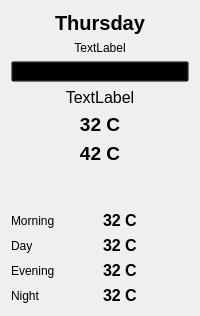
               <widget class="QFrame" name="frame_2">
                <property name="frameShape">
                 <enum>QFrame::NoFrame</enum>
                </property>
                <property name="frameShadow">
                 <enum>QFrame::Sunken</enum>
                </property>
                <layout class="QVBoxLayout" name="verticalLayout_50">
                 <item>
                  <layout class="QVBoxLayout" name="verticalLayout_51">
                   <item>
                    <layout class="QVBoxLayout" name="verticalLayout_52">
                     <item>
                      <widget class="QLabel" name="label_5day_day1">
                       <property name="font">
                        <font>
                         <family>Helvetica</family>
                         <pointsize>15</pointsize>
                         <weight>75</weight>
                         <bold>true</bold>
                        </font>
                       </property>
                       <property name="toolTip">
                        <string>Day of the week</string>
                       </property>
                       <property name="text">
                        <string>Thursday</string>
                       </property>
                       <property name="alignment">
                        <set>Qt::AlignCenter</set>
                       </property>
                      </widget>
                     </item>
                     <item>
                      <widget class="QLabel" name="label_5day_day1_date">
                       <property name="toolTip">
                        <string>Date (dd/mm/yyyy)</string>
                       </property>
                       <property name="text">
                        <string>TextLabel</string>
                       </property>
                       <property name="alignment">
                        <set>Qt::AlignCenter</set>
                       </property>
                      </widget>
                     </item>
                     <item>
                      <widget class="QToolButton" name="toolButton_5day_day1_pic">
                       <property name="sizePolicy">
                        <sizepolicy hsizetype="Expanding" vsizetype="Expanding">
                         <horstretch>0</horstretch>
                         <verstretch>0</verstretch>
                        </sizepolicy>
                       </property>
                       <property name="styleSheet">
                        <string notr="true">QToolButton{
background:transparent;
}</string>
                       </property>
                       <property name="text">
                        <string>...</string>
                       </property>
                       <property name="icon">
                        <iconset resource="resources.qrc">
                         <normaloff>:/icons/01d.png</normaloff>:/icons/01d.png</iconset>
                       </property>
                       <property name="iconSize">
                        <size>
                         <width>80</width>
                         <height>80</height>
                        </size>
                       </property>
                      </widget>
                     </item>
                     <item>
                      <widget class="QLabel" name="label_5day_day1_desc">
                       <property name="font">
                        <font>
                         <family>Helvetica</family>
                         <pointsize>12</pointsize>
                        </font>
                       </property>
                       <property name="whatsThis">
                        <string>Weather summary</string>
                       </property>
                       <property name="text">
                        <string>TextLabel</string>
                       </property>
                       <property name="alignment">
                        <set>Qt::AlignCenter</set>
                       </property>
                       <property name="wordWrap">
                        <bool>true</bool>
                       </property>
                      </widget>
                     </item>
                     <item>
                      <layout class="QHBoxLayout" name="horizontalLayout_72">
                       <item>
                        <layout class="QVBoxLayout" name="verticalLayout_53">
                         <item>
                          <widget class="QLabel" name="label_5day_day1_min">
                           <property name="font">
                            <font>
                             <family>Helvetica</family>
                             <pointsize>14</pointsize>
                             <weight>75</weight>
                             <bold>true</bold>
                            </font>
                           </property>
                           <property name="toolTip">
                            <string>Minimum temperature</string>
                           </property>
                           <property name="text">
                            <string>32 C</string>
                           </property>
                           <property name="alignment">
                            <set>Qt::AlignCenter</set>
                           </property>
                          </widget>
                         </item>
                         <item>
                          <widget class="QLabel" name="label_5day_day1_max">
                           <property name="font">
                            <font>
                             <family>Helvetica</family>
                             <pointsize>14</pointsize>
                             <weight>75</weight>
                             <bold>true</bold>
                            </font>
                           </property>
                           <property name="toolTip">
                            <string>Maximum temperature</string>
                           </property>
                           <property name="text">
                            <string>42 C</string>
                           </property>
                           <property name="alignment">
                            <set>Qt::AlignCenter</set>
                           </property>
                          </widget>
                         </item>
                        </layout>
                       </item>
                      </layout>
                     </item>
                    </layout>
                   </item>
                   <item>
                    <spacer name="verticalSpacer_4">
                     <property name="orientation">
                      <enum>Qt::Vertical</enum>
                     </property>
                     <property name="sizeHint" stdset="0">
                      <size>
                       <width>20</width>
                       <height>40</height>
                      </size>
                     </property>
                    </spacer>
                   </item>
                   <item>
                    <layout class="QVBoxLayout" name="verticalLayout_54">
                     <item>
                      <layout class="QHBoxLayout" name="horizontalLayout_73">
                       <item>
                        <widget class="QLabel" name="label_148">
                         <property name="text">
                          <string>Morning</string>
                         </property>
                        </widget>
                       </item>
                       <item>
                        <widget class="QLabel" name="label_5day_day1_morn">
                         <property name="font">
                          <font>
                           <family>Helvetica</family>
                           <pointsize>12</pointsize>
                           <weight>75</weight>
                           <bold>true</bold>
                          </font>
                         </property>
                         <property name="text">
                          <string>32 C</string>
                         </property>
                        </widget>
                       </item>
                      </layout>
                     </item>
                     <item>
                      <layout class="QHBoxLayout" name="horizontalLayout_74">
                       <item>
                        <widget class="QLabel" name="label_150">
                         <property name="text">
                          <string>Day</string>
                         </property>
                        </widget>
                       </item>
                       <item>
                        <widget class="QLabel" name="label_5day_day1_day">
                         <property name="font">
                          <font>
                           <family>Helvetica</family>
                           <pointsize>12</pointsize>
                           <weight>75</weight>
                           <bold>true</bold>
                          </font>
                         </property>
                         <property name="text">
                          <string>32 C</string>
                         </property>
                        </widget>
                       </item>
                      </layout>
                     </item>
                     <item>
                      <layout class="QHBoxLayout" name="horizontalLayout_75">
                       <item>
                        <widget class="QLabel" name="label_152">
                         <property name="text">
                          <string>Evening</string>
                         </property>
                        </widget>
                       </item>
                       <item>
                        <widget class="QLabel" name="label_5day_day1_even">
                         <property name="font">
                          <font>
                           <family>Helvetica</family>
                           <pointsize>12</pointsize>
                           <weight>75</weight>
                           <bold>true</bold>
                          </font>
                         </property>
                         <property name="text">
                          <string>32 C</string>
                         </property>
                        </widget>
                       </item>
                      </layout>
                     </item>
                     <item>
                      <layout class="QHBoxLayout" name="horizontalLayout_76">
                       <item>
                        <widget class="QLabel" name="label_154">
                         <property name="text">
                          <string>Night</string>
                         </property>
                        </widget>
                       </item>
                       <item>
                        <widget class="QLabel" name="label_5day_day1_night">
                         <property name="font">
                          <font>
                           <family>Helvetica</family>
                           <pointsize>12</pointsize>
                           <weight>75</weight>
                           <bold>true</bold>
                          </font>
                         </property>
                         <property name="text">
                          <string>32 C</string>
                         </property>
                        </widget>
                       </item>
                      </layout>
                     </item>
                    </layout>
                   </item>
                  </layout>
                 </item>
                </layout>
               </widget>
